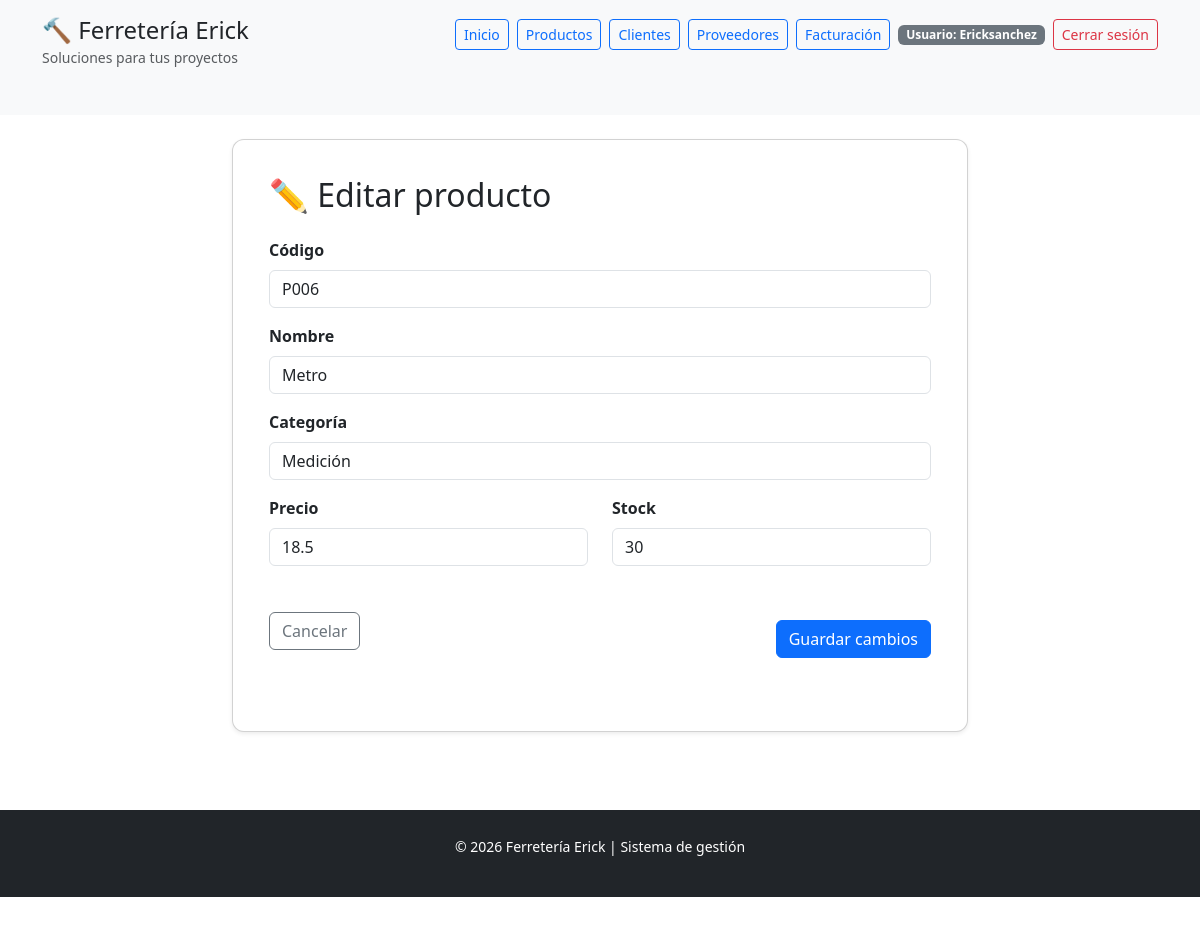
/productos/editar/P006 (signed in), run on the app's committed database.
### tables this page shows
CREATE TABLE usuarios (
            id INTEGER PRIMARY KEY AUTOINCREMENT,
            usuario TEXT NOT NULL UNIQUE,
            password TEXT NOT NULL
        );

CREATE TABLE productos (
            codigo TEXT PRIMARY KEY,
            nombre TEXT NOT NULL,
            categoria TEXT NOT NULL,
            precio REAL NOT NULL,
            stock INTEGER NOT NULL,
            id_proveedor INTEGER,
            FOREIGN KEY (id_proveedor) REFERENCES proveedores(id_proveedor)
        );

### app.py (the view, shortened to what this page needs)
@app.route("/productos/editar/<codigo>", methods=["GET", "POST"])
@login_required
def editar_producto(codigo):
    producto = get_product_by_code(codigo)
    if not producto:
        flash("Producto no encontrado.", "danger")
        return redirect(url_for("productos"))
    form = ProductoForm()
    if request.method == "GET":
        form.codigo.data = producto["codigo"]
        form.nombre.data = producto["nombre"]
        form.categoria.data = producto["categoria"]
        form.precio.data = producto["precio"]
        form.stock.data = producto["stock"]
    return render_template("formulario_producto.html", form=form, nombre_sistema=NOMBRE_SISTEMA, editar=True, codigo=codigo)

### forms/producto_form.py
class ProductoForm(FlaskForm):
    codigo = StringField(
        "Código",
        validators=[DataRequired(message="El código es obligatorio."), Length(min=3, max=20, message="El código debe tener entre 3 y 20 caracteres.")],
    )
    nombre = StringField(
        "Nombre",
        validators=[DataRequired(message="El nombre es obligatorio."), Length(min=3, max=100, message="El nombre debe tener entre 3 y 100 caracteres.")],
    )
    categoria = StringField(
        "Categoría",
        validators=[DataRequired(message="La categoría es obligatoria."), Length(min=3, max=50, message="La categoría debe tener entre 3 y 50 caracteres.")],
    )
    precio = FloatField(
        "Precio",
        validators=[DataRequired(message="El precio es obligatorio."), NumberRange(min=0, message="El precio debe ser mayor o igual a 0.")],
    )
    stock = IntegerField(
        "Stock",
        validators=[DataRequired(message="El stock es obligatorio."), NumberRange(min=0, message="El stock no puede ser negativo.")],
    )

### app.py (called while the page is built)
@login_manager.user_loader
def load_user(user_id):
    user_data = get_user_by_id(user_id)
    if user_data:
        return Usuario(user_data["id"], user_data["usuario"], user_data["password"])
    return None

### conexion/conexion.py (called while the page is built)
def _parameterized_sql(query, params):
    engine = os.getenv("DB_ENGINE", "sqlite").lower()
    if engine in {"sqlite", "sqlite3"}:
        return query.replace("%s", "?"), tuple(params)
    return query, tuple(params)

def _sqlite_connection():
    DATABASE_PATH.parent.mkdir(exist_ok=True)
    conn = sqlite3.connect(DATABASE_PATH)
    conn.row_factory = sqlite3.Row
    return conn

def get_db_connection():
    engine = os.getenv("DB_ENGINE", "sqlite").lower()
    if engine in {"sqlite", "sqlite3"}:
        return _sqlite_connection()
    if engine in {"mysql", "mariadb"}:
        return _mysql_connection()
    if engine in {"postgres", "postgresql"}:
        return _postgres_connection()
    return _sqlite_connection()

def get_user_by_id(user_id):
    conn = get_db_connection()
    try:
        cursor = conn.cursor()
        query = "SELECT id, usuario, password FROM usuarios WHERE id = %s"
        cursor.execute(*_parameterized_sql(query, (user_id,)))
        row = cursor.fetchone()
        if row is None:
            return None
        if hasattr(row, "keys"):
            return dict(row)
        return {"id": row[0], "usuario": row[1], "password": row[2]}
    finally:
        conn.close()

### templates/formulario_producto.html (shortened to what this page needs)
{% extends "base.html" %}
{% block content %}
<div class="row justify-content-center">
    <div class="col-lg-8">
        <div class="card shadow-sm informacion">
            <div class="card-body">
                <h2 class="mb-4">{% if editar %}✏️ Editar producto{% else %}🧰 Registrar producto{% endif %}</h2>
                <form method="POST" novalidate>
                    <div class="mb-3">
                        {{ form.codigo.label(class="form-label") }}
                        {{ form.codigo(class="form-control" + (" is-invalid" if form.codigo.errors else ""), placeholder="Ej: P005") }}
                    </div>
                    <div class="mb-3">
                        {{ form.nombre.label(class="form-label") }}
                        {{ form.nombre(class="form-control" + (" is-invalid" if form.nombre.errors else ""), placeholder="Nombre del producto") }}
                    </div>
                    <div class="mb-3">
                        {{ form.categoria.label(class="form-label") }}
                        {{ form.categoria(class="form-control" + (" is-invalid" if form.categoria.errors else ""), placeholder="Ej: Herramientas") }}
                    </div>
                    <div class="row">
                        <div class="col-md-6">
                            <div class="mb-3">
                                {{ form.precio.label(class="form-label") }}
                                {{ form.precio(class="form-control" + (" is-invalid" if form.precio.errors else ""), step="0.01", placeholder="0.00") }}
                            </div>
                        </div>
                        <div class="col-md-6">
                            <div class="mb-3">
                                {{ form.stock.label(class="form-label") }}
                                {{ form.stock(class="form-control" + (" is-invalid" if form.stock.errors else ""), placeholder="0") }}
                            </div>
                        </div>
                    </div>
                    <div class="d-flex justify-content-between align-items-center">
                        <a href="{{ url_for('productos') }}" class="btn btn-outline-secondary">Cancelar</a>
                        <button type="submit" class="btn btn-primary">{% if editar %}Guardar cambios{% else %}Guardar producto{% endif %}</button>
                    </div>
                </form>
            </div>
        </div>
    </div>
</div>
{% endblock %}

### templates/components/navbar.html
<header class="header-principal py-3 bg-light">
	<div class="container">
		<div class="d-flex justify-content-between align-items-center flex-wrap gap-3">
			<div>
				<h1 class="h4 mb-0">🔨 {{ nombre_sistema }}</h1>
				<small class="text-muted">Soluciones para tus proyectos</small>
			</div>
			<nav class="d-flex flex-wrap gap-2 align-items-center">
				<a class="btn btn-outline-primary btn-sm" href="{{ url_for('index') }}">Inicio</a>
				{% if current_user.is_authenticated %}
				<a class="btn btn-outline-primary btn-sm" href="{{ url_for('productos') }}">Productos</a>
				<a class="btn btn-outline-primary btn-sm" href="{{ url_for('clientes') }}">Clientes</a>
				<a class="btn btn-outline-primary btn-sm" href="{{ url_for('proveedores') }}">Proveedores</a>
				<a class="btn btn-outline-primary btn-sm" href="{{ url_for('facturacion') }}">Facturación</a>
				<span class="badge text-bg-secondary">Usuario: {{ current_user.usuario }}</span>
				<a class="btn btn-outline-danger btn-sm" href="{{ url_for('logout') }}">Cerrar sesión</a>
				{% else %}
				<a class="btn btn-outline-success btn-sm" href="{{ url_for('login') }}">Iniciar sesión</a>
				<a class="btn btn-outline-secondary btn-sm" href="{{ url_for('registro') }}">Registrarse</a>
				{% endif %}
			</nav>
		</div>
	</div>
</header>

### static/css/style.css (style rules this page uses)
* { margin-bottom: 15px; }
.informacion { background-color: #fff; padding: 20px; border-radius: 12px; box-shadow: 0 3px 12px rgba(0, 0, 0, 0.06); }
.informacion h2 { margin-bottom: 12px; }
.card { border-radius: 12px; }
.form-label { font-weight: 600; }

### data on the page
usuarios: usuario "Ericksanchez"
productos: codigo "P006", nombre "Metro", categoria "Medición", precio "18.5", stock "30"

### other printed values
{{ nombre_sistema }} "Ferretería Erick"
